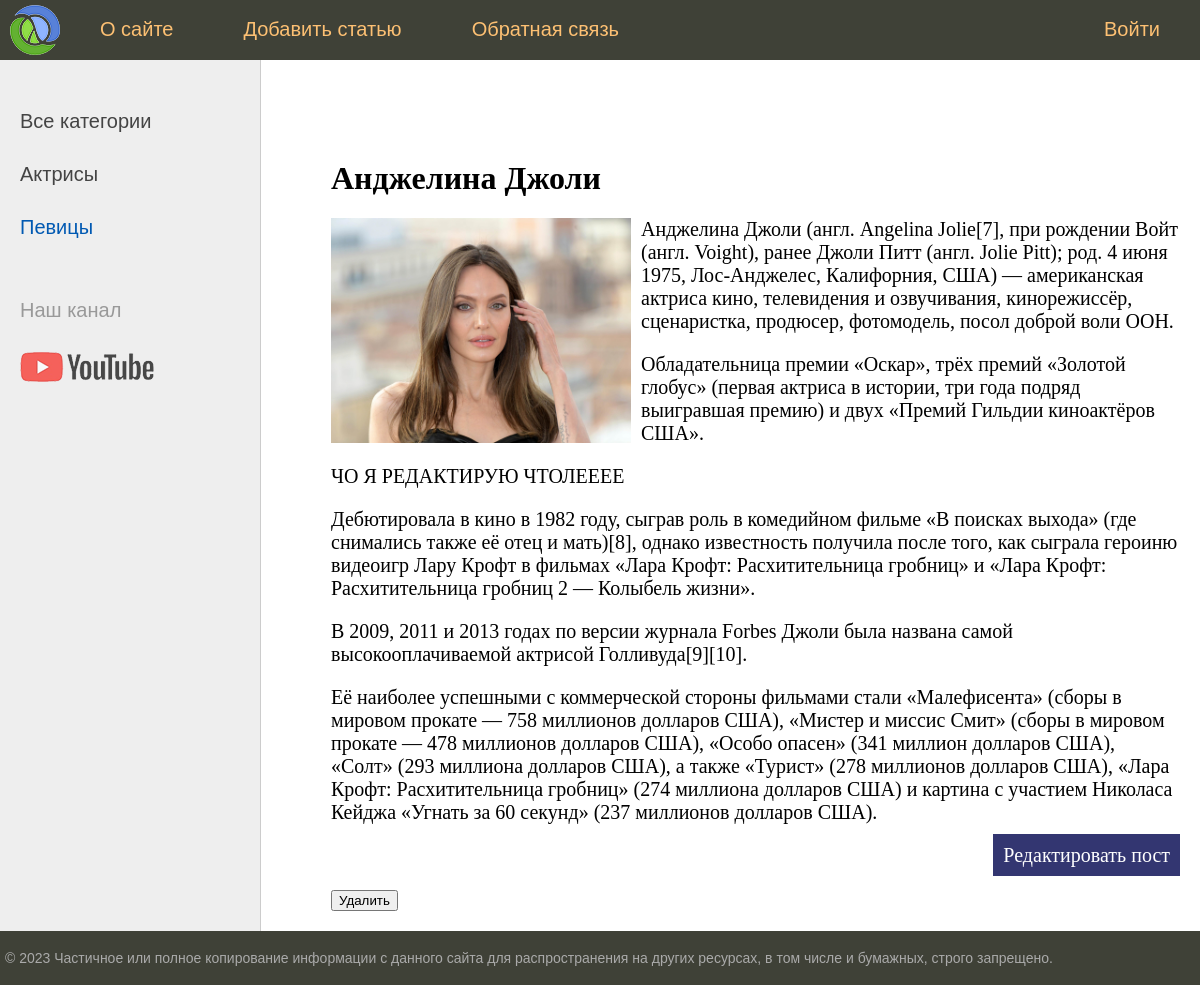
The app's page /post/andzhelina-dzholi/ with its own data.
### women/models.py (models this page shows, shortened)
class Category(models.Model):
    name = models.CharField(max_length=100, db_index=True, verbose_name="Категория")
    slug = models.SlugField(max_length=255, unique=True, db_index=True, verbose_name="URL")
    def get_absolute_url(self):
        return reverse('category', kwargs={'cat_slug': self.slug})
    class Meta:
        verbose_name = "Категории"
        verbose_name_plural = "Категории"
        ordering = ['id', 'name']

class Women(models.Model):
    title = models.CharField(max_length=255, verbose_name="Заголовок")
    slug = models.SlugField(max_length=255, unique=True, db_index=True, verbose_name="URL")
    content = models.TextField(blank=True, verbose_name="Текст статьи")
    photo = models.ImageField(upload_to="photos/%Y/%m/%d/", verbose_name="Фото")
    time_create = models.DateTimeField(auto_now_add=True, verbose_name="Время создания")
    time_update = models.DateTimeField(auto_now=True, verbose_name="Время изменения")
    is_published = models.BooleanField(default=True, verbose_name="Публикация")
    cat = models.ForeignKey('Category', on_delete=models.PROTECT, verbose_name="Категории")
    class Meta:
        verbose_name = "Известные женщины"
        verbose_name_plural = "Известные женщины"
        ordering = ['time_create', 'title']

### women/views.py (the view)
# urls.py: path('post/<slug:post_slug>/', show_post, name='post'),
def show_post(request, post_slug):
    post = get_object_or_404(Women, slug=post_slug)
    context = {
        'post': post,
        'menu': menu,
        'title': post.title,
        'cat_selected': post.cat_id,
    }
    return render(request, 'women/post.html', context=context)

### women/templatetags/women_tags.py (called while the page is built)
@register.inclusion_tag('women/list_categories.html')
def show_categories(sort=None, cat_selected=0):
    if not sort:
        cats = Category.objects.all()
    else:
        cats = Category.objects.order_by(sort)
    return {"cats": cats, "cat_selected": cat_selected}

### women/templates/women/post.html (shortened to what this page needs)
{% extends 'women/base.html' %}
{% block content %}
<h1>{{post.title}}</h1>
{% if post.photo %}
<p><img class="img-article-left" src="{{post.photo.url}}"></p>
{% endif %}
{{post.content|linebreaks}}
<p class="link-read-post"><a href="{% url 'posts_update' post.slug %}">Редактировать пост</a></p>
 <form action="{% url 'posts_delete' post.slug %}" method="post">
    <input type="submit" value="Удалить">
</form>
{% endblock %}

### women/templates/women/list_categories.html
{% for c in cats %}
{% if c.pk == cat_selected %}
<li class="selected">{{c.name}}</li>
{% else %}
<li><a href="{{ c.get_absolute_url }}">{{c.name}}</a></li>
{% endif %}
{% endfor %}

### women/static/women/css/styles.css (style rules this page uses)
html, body { font-family: 'Arial'; margin: 0; padding: 0; height: 100%; width: 100%; color: #444; }
a { color: #0059b2; text-decoration: none; }
img { max-width: 600px; height: auto; }
img.img-article-left { max-width: 300px; height: auto; float: left; padding: 0 10px 10px 0; }
p.link-read-post { text-align: right; }
p.link-read-post a { padding: 10px; min-width: 100px; background: #333671; color: #fff; text-decoration: none; }
.left-chapters ul li { margin: 30px 0 0 0; color: #999; }
.left-chapters ul li.selected { color: #0059b2; }
.left-chapters ul li a { color: #444; text-decoration: none; }
.content-text h1 { font-size: 32px; }

### records on screen
Category: name "Актрисы"
Category: name "Певицы"
Women: title "Анджелина Джоли", photo (picture), content "Анджелина Джоли (англ. Angelina Jolie[7], при рождении Войт (англ. Voight), ранее Джоли Питт (англ. Jolie Pitt); род. 4 июня 1975, Лос-Анджелес, Калифорния, США) — американская актриса кино, телевидения и озвучивания, кинорежиссёр, сценаристка, продюсер, фотомодель, посол доброй воли ООН. Обладательница премии «Оскар», трёх премий «Золотой глобус» (первая актриса в истории, три года подряд выигравшая премию) и двух «Премий Гильдии киноактёров США». ЧО Я РЕДАКТИРУЮ ЧТОЛЕЕЕЕ Дебютировала в кино в 1982 году, сыграв роль в комедийном фильме «В поисках выхода» (где снимались также её отец и мать)[8], однако известность получила после того, как сыграла героиню видеоигр Лару Крофт в фильмах «Лара…"

### other values on screen
{{ m.title }} "О сайте" "Добавить статью" "Обратная связь"
{{ m.title }} "Войти"
